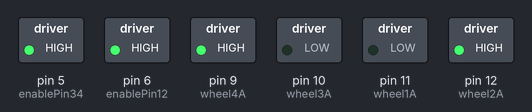
This sketch was run on a simulated Arduino Uno, built with avr-gcc and run on an emulated ATmega328P. Parts: switched loads named in the sketch (green lamp = pin HIGH).

Above: at 0.1 s.
Timing chart, 0 to 1.6 s (numbered marks = the images above):
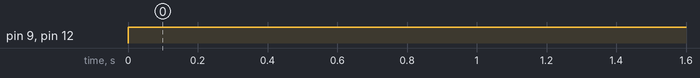

Measured:
- by itself, pin 9 (wheel4A), pin 12 (wheel2A): LOW → HIGH at 0.00 s

The sketch:

motorwheel.ino
```cpp
  const int wheel1A = 11;    // H-bridge leg 1 (pin 2, 1A)
  const int wheel2A = 12;    // H-bridge leg 2 (pin 7, 2A)
  const int enablePin12 = 6;    // H-bridge enable pin

  const int wheel4A = 9;    // H-bridge leg 1 (pin 2, 1A)
  const int wheel3A = 10;    // H-bridge leg 2 (pin 7, 2A)
  const int enablePin34 = 5;    // H-bridge enable pin


   void setup() {


    // set all the other pins you're using as outputs:
    pinMode(wheel1A, OUTPUT);
    pinMode(wheel2A, OUTPUT);
    pinMode(enablePin12, OUTPUT);

    //2nd wheel
    pinMode(wheel4A, OUTPUT);
    pinMode(wheel3A, OUTPUT);
    pinMode(enablePin34, OUTPUT);


    // set enablePin high so that motor can turn on:
    digitalWrite(enablePin12, HIGH);
    digitalWrite(enablePin34, HIGH);
  }

  void loop() {
    // if the switch is high, motor will turn on one direction:

      digitalWrite(wheel1A, LOW);   // set leg 1 of the H-bridge low
      digitalWrite(wheel2A, HIGH);  // set leg 2 of the H-bridge high

    // if the switch is low, motor will turn in the other direction:
//    else {
      digitalWrite(wheel4A, HIGH);  // set leg 1 of the H-bridge high
      digitalWrite(wheel3A, LOW);   // set leg 2 of the H-bridge low

  }
```
